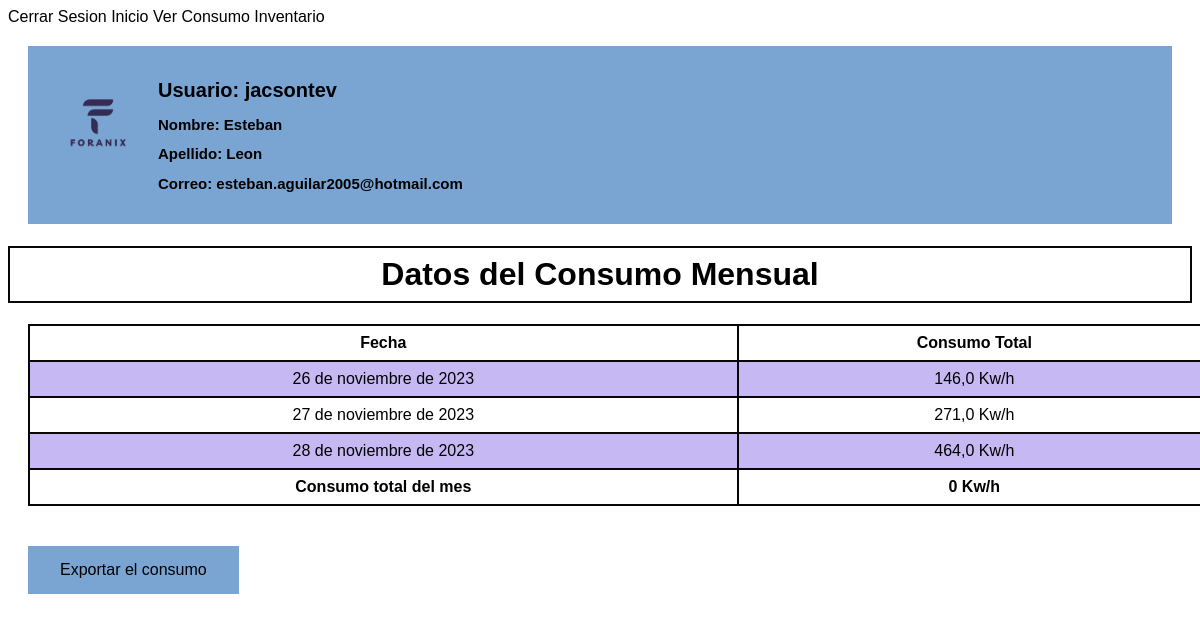
/paginaUsuario/inventario/informe/ (signed in), run on an earlier commit of the app's database.
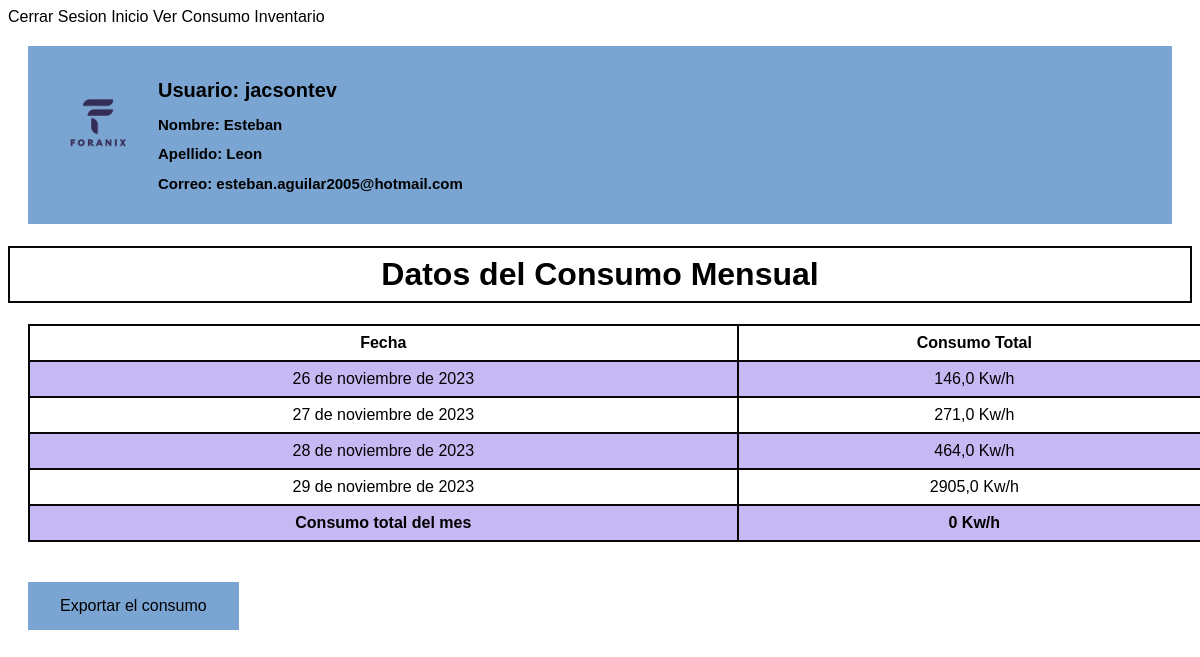
And on a later commit of the database.
### energy/models.py (models this page shows, shortened)
class ConsumoDiarioMensual(models.Model):
    user = models.ForeignKey(User, on_delete=models.CASCADE)
    inventario = models.ForeignKey(Inventario, on_delete=models.SET_NULL, null=True)
    dia = models.DateField(auto_now_add=True)  # Cambiado a auto_now_add para obtener la fecha actual en la creación del objeto
    consumoTotal = models.FloatField(default=0)  # Valor predeterminado actualizado a 0
    consumoTotalMensual = models.FloatField(default=0)

### energy/views.py (the view)
# urls.py: path('paginaUsuario/inventario/informe/', informe, name="informe"),
def informe(request):
    if request.user.is_authenticated:
        consumoDiarioDelMes = ConsumoDiarioMensual.objects.filter(user=request.user)
        totalMensual = calcularConsumoTotalMensual(request.user)
        return render(request, 'energy/home/informe.html', {
            'consumoDiario': consumoDiarioDelMes,
            'user': request.user,
            'consumoTotalMensual': totalMensual
        })
    return render(request, 'energy/home/informe.html')

### energy/calculadora.py (called while the page is built)
def calcularConsumoTotalMensual(user):
    mesActual = datetime.now().month
    consumoMensual = ConsumoDiarioMensual.objects.filter(user=user, dia__month=mesActual).aggregate(Sum('consumoTotal'))['consumoTotal__sum'] or 0
    return consumoMensual

### energy/templates/energy/home/informe.html (shortened to what this page needs)
<!DOCTYPE html>
<html lang="en">
<head>
    {% load static %}
</head>
<body>
    <a href="{% url 'cerrarSesion' %}">Cerrar Sesion</a>
    <a href="{% url 'paginaUsuario' %}">Inicio</a>
    <a href="{% url 'proyecciones' %}">Ver Consumo</a>
    <a href="{% url 'inventario' %}">Inventario</a>
    <div class="datosUsuario">
        <img src="{% static 'energy/img/FORANIX-sinFondo2.png' %}" alt="Logo">
        <h1>Usuario: {{user.username}}</h1>
        <h2>Nombre: {{user.first_name}}</h2>
        <h2>Apellido: {{user.last_name}}</h2>
        <h2>Correo: {{user.email}}</h2>
    </div>
    <table>
        <h1 class="datosConsumo">Datos del Consumo Mensual</h1>
        <tr>
            <th>Fecha</th>
            <th>Consumo Total</th>
        </tr>
        {% for consumo in consumoDiario %}
            <tr>
                <td>{{ consumo.dia }}</td>
                <td>{{ consumo.consumoTotal }} Kw/h</td>
            </tr>
        {% endfor %}
            <th>Consumo total del mes</th>
            <th>{{ consumoTotalMensual }} Kw/h</th>
    </table>
        <button><a href="{% url 'imprimirPDF' %}">Exportar el consumo</a></button>
</body>
</html>

What changed in the data, as far as the page shows it:
added ConsumoDiarioMensual: dia "29 de noviembre de 2023", consumoTotal "2905,0"
